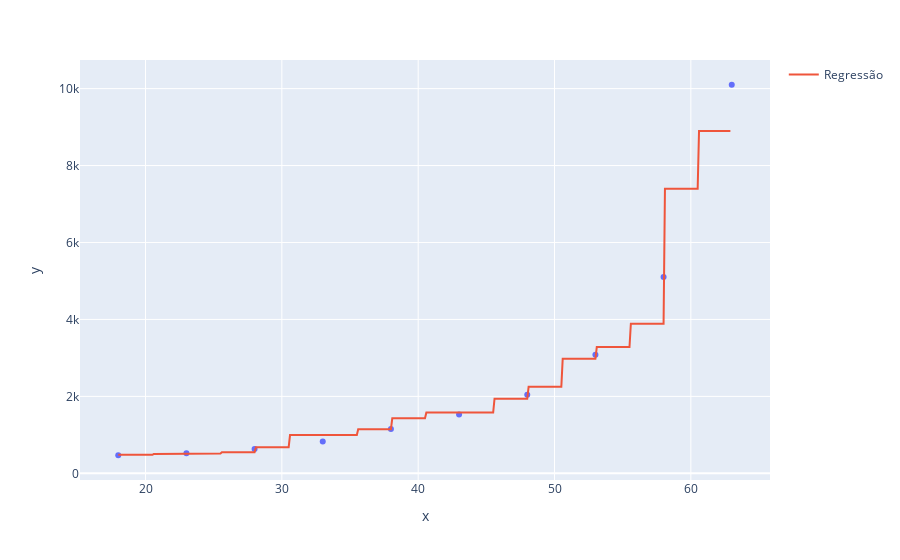

Write notebook code for a chart like this one.
### Code cell
grafico = px.scatter(x= x_plano_saude2.ravel(), y= y_plano_saude2)
grafico.add_scatter(x= x_teste_arvore.ravel(), y= regressor_random_forest_saude.predict(x_teste_arvore), name= 'Regressão')
grafico.show()

### Figure 1 — Plotly figure (JSON) as saved in the notebook; plotly's stock layout.template omitted (floating-point values rounded to 4 significant figures; data arrays with more than 128 entries replaced by an {"elided": "..."} marker saying what was removed)
{"data": [{"hovertemplate": "x=%{x}<br>y=%{y}<extra></extra>", "legendgroup": "", "marker": {"color": "#636efa", "symbol": "circle"}, "mode": "markers", "name": "", "orientation": "v", "showlegend": false, "type": "scatter", "x": [18, 23, 28, 33, 38, 43, 48, 53, 58, 63], "xaxis": "x", "y": [470, 520, 630, 830, 1150, 1530, 2040, 3080, 5100, 10100], "yaxis": "y"}, {"name": "Regressão", "type": "scatter", "x": {"elided": "450 float values"}, "y": {"elided": "450 int values"}}], "layout": {"legend": {"tracegroupgap": 0}, "margin": {"t": 60}, "xaxis": {"anchor": "y", "domain": [0, 1], "title": {"text": "x"}}, "yaxis": {"anchor": "x", "domain": [0, 1], "title": {"text": "y"}}}}
